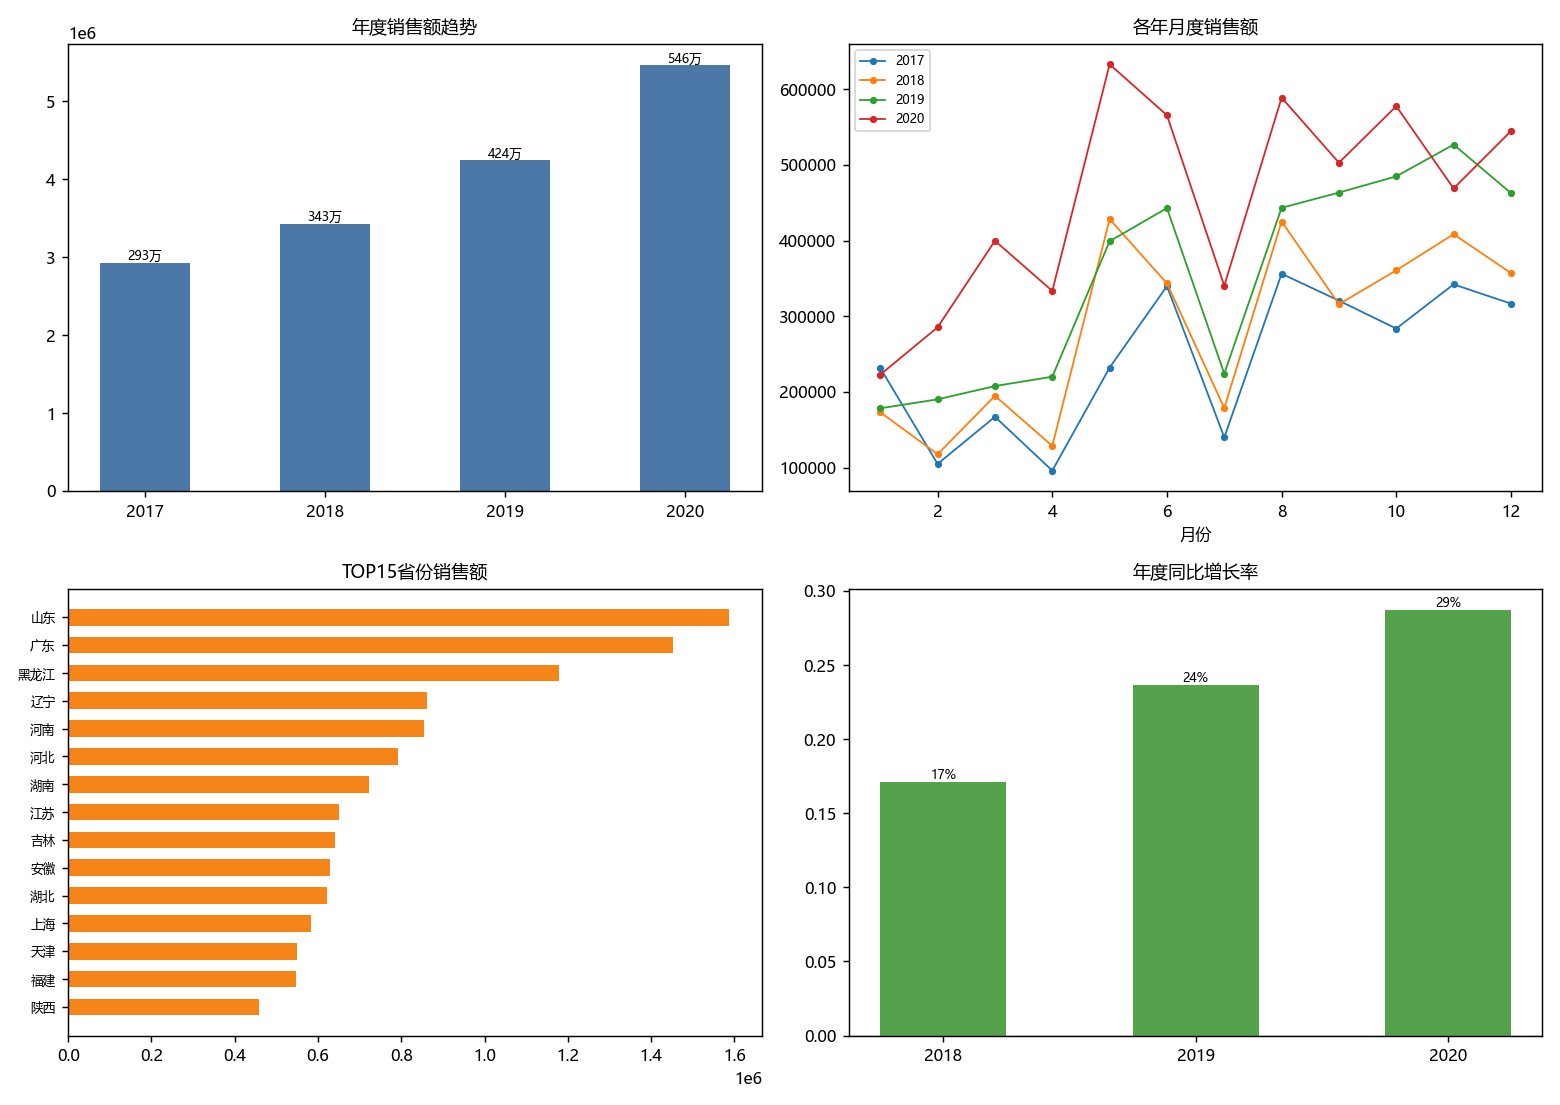

Reproduce this figure in Python.
"""第3章 案例1 收入趋势分析 -> Python
原素材: 案例1：收入趋势分析原始数据.xlsx (1187行: 订单年份/订单月份/销售省份/销售额)
内涵: 收入趋势分析按年/月/省份拆解销售额, 看年度趋势、月度季节性、省份贡献与同比, 支撑收入预测。
"""
from pathlib import Path
import pandas as pd
import matplotlib.pyplot as plt

plt.rcParams['font.sans-serif'] = ['Microsoft YaHei']
plt.rcParams['axes.unicode_minus'] = False
plt.rcParams['font.size'] = 9

ROOT = Path(__file__).resolve().parent.parent
F = ROOT / "CDA 教材资料2025" / "1《CDA 一级认证教材：商业数据分析》" / "第3章 商业数据分析框架" / "案例1：收入趋势分析" / "案例1：收入趋势分析原始数据.xlsx"
df = pd.read_excel(F)
yearly = df.groupby("订单年份")["销售额"].sum()
ym = df.groupby(["订单年份", "订单月份"])["销售额"].sum().unstack(0)
prov = df.groupby("销售省份")["销售额"].sum().sort_values(ascending=False).head(15)
yoy = yearly.pct_change()
print("== 年度销售额与同比 ==")
print(pd.DataFrame({"销售额": yearly, "同比": yoy}).to_string())

fig, axes = plt.subplots(2, 2, figsize=(12, 8.5))
axes[0, 0].bar([str(y) for y in yearly.index], yearly.values, width=0.5, color="#4C78A8")
axes[0, 0].set_title("年度销售额趋势", fontsize=10)
for i, v in enumerate(yearly.values):
    axes[0, 0].text(i, v, f"{v/1e4:.0f}万", ha='center', va='bottom', fontsize=7)
for y in ym.columns:
    axes[0, 1].plot(ym.index, ym[y], marker="o", ms=3, lw=1, label=str(y))
axes[0, 1].set_title("各年月度销售额", fontsize=10); axes[0, 1].set_xlabel("月份"); axes[0, 1].legend(fontsize=7)
axes[1, 0].barh(range(len(prov)), prov.values, height=0.6, color="#F58518")
axes[1, 0].set_yticks(range(len(prov))); axes[1, 0].set_yticklabels(prov.index, fontsize=7)
axes[1, 0].invert_yaxis(); axes[1, 0].set_title("TOP15省份销售额", fontsize=10)
valid = yoy.dropna()
axes[1, 1].bar([str(y) for y in valid.index], valid.values, width=0.5, color=["#54A24B" if v > 0 else "#E45756" for v in valid.values])
axes[1, 1].set_title("年度同比增长率", fontsize=10); axes[1, 1].axhline(0, color="gray", lw=0.8)
for i, v in enumerate(valid.values):
    axes[1, 1].text(i, v, f"{v:.0%}", ha='center', va='bottom' if v > 0 else 'top', fontsize=7)
plt.tight_layout()
out = Path(__file__).resolve().parent / "第03章_收入趋势分析.png"
plt.savefig(out, dpi=130)
print(f"图已保存: {out.name}")
